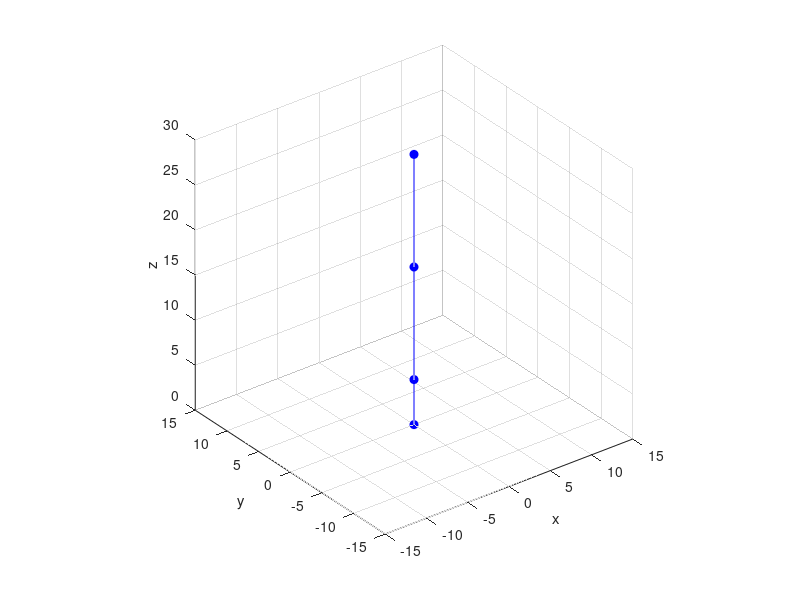

Write the MATLAB code that produced this figure. (Note: this script raises an error after producing the figure.)
close all
% Initial variables
L=[5 12.5 12.5];
q=[pi/4 pi/4 -3*pi/4];

%omega=[5 1 2]'; v=[0.1 0.2 0.3]';
%T=[omega;v];
%expm(tildeTwist(T)*pi/4)-expTwist(T,pi/4) %This should be <1e-15


%Initial configuration
P0=[0 0 0 1]';

H0_1_0=[eye(3) [0 0 L(1)]'           ; 0 0 0 1];
H0_2_0=[eye(3) [0 0 L(1)+L(2)]'      ; 0 0 0 1];
H0_3_0=[eye(3) [0 0 L(1)+L(2)+L(3)]' ; 0 0 0 1];

P1=H0_1_0*P0; 
P2=H0_2_0*P0; 
P3=H0_3_0*P0; 

points=[P0 P1 P2 P3];
x=points(1,:);
y=points(2,:);
z=points(3,:);
plot3(x,y,z,'-ob','MarkerFaceColor',[0 0 1]);grid; 
xlabel('x'), ylabel('y'), zlabel('z')
set(gca,'DataAspectRatio',[1 1 1],...
        'PlotBoxAspectRatio',[1 1 1])

%Moved configuration
[H0_1, H0_2, H0_3] = getHmatrices(q, L);
P1=H0_1*P0; 
P2=H0_2*P0; 
P3=H0_3*P0; 

points2=[P0 P1 P2 P3];
x=points2(1,:);
y=points2(2,:);
z=points2(3,:);
hold on
plot3(x,y,z,'-xr','MarkerFaceColor',[1 0 0])
